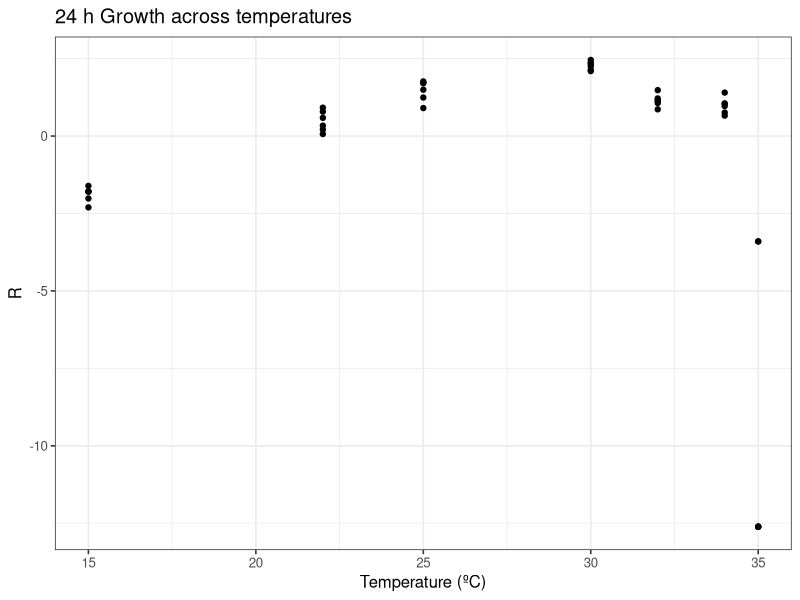

R code for this plot:
##Install Packages
library(ggplot2)
tpcs <- read.csv("./Tetra_TPC_24h.csv")
ggplot(tpcs, aes(x = Temperature, y = R)) +
  geom_point() +
  theme_bw(base_size = 12) +
  labs(x = 'Temperature (ºC)',
       y = 'R',
       title = '24 h Growth across temperatures')
